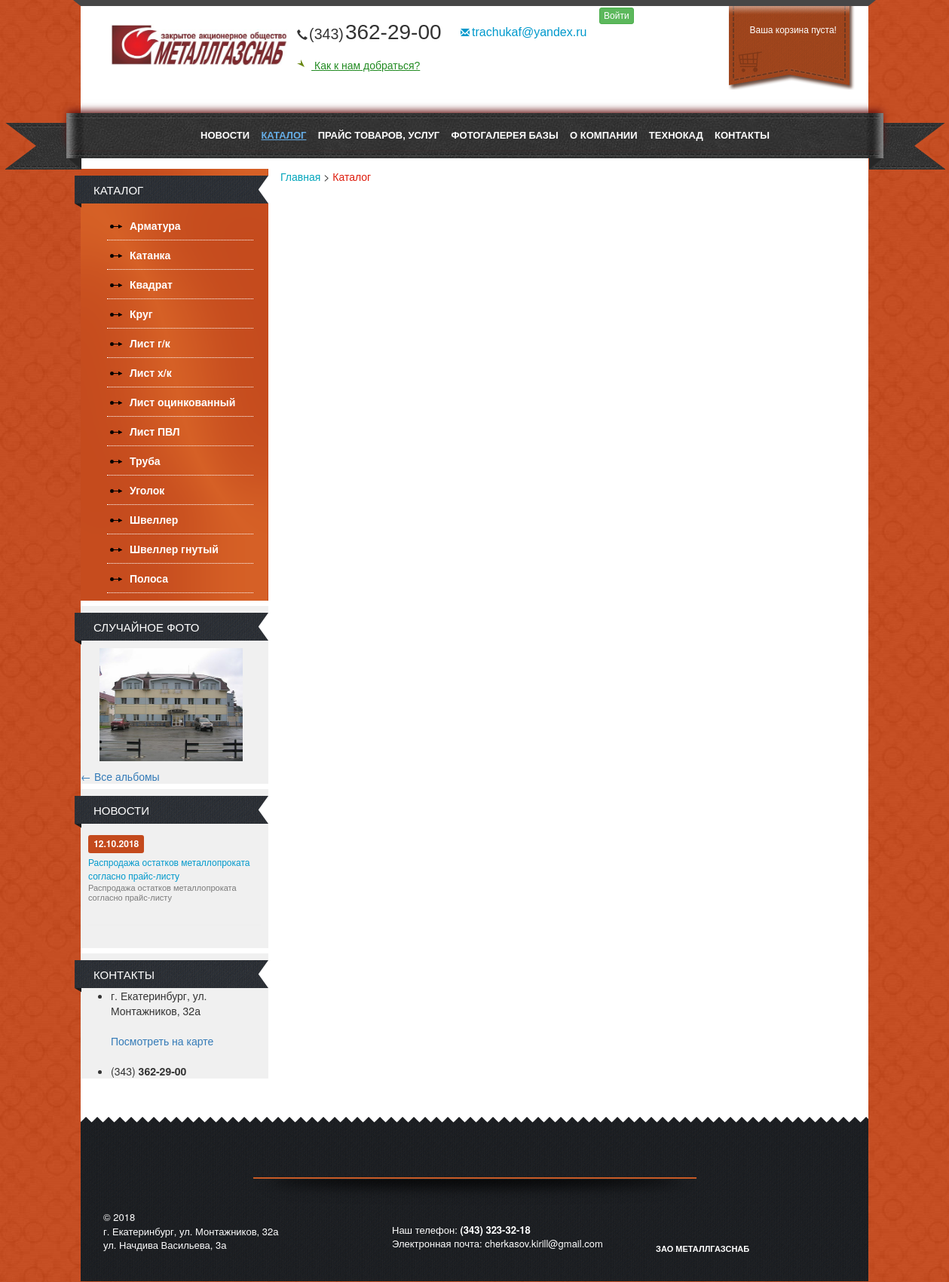
/catalogue/, run on the app's committed database.
### mainapp/models.py (models this page shows, shortened)
class TopMenu(models.Model):
    name = models.CharField(max_length=32, verbose_name="Наименовение")
    slug = models.SlugField(unique=True, verbose_name="Ссылка")
    visible = models.BooleanField(default=True, verbose_name="Видимость")
    desc = HTMLField(blank=True, null=True, verbose_name="Наполнение")
    image = models.ImageField(blank=True, null=True, verbose_name="Изображение")
    system = models.BooleanField(default=False, verbose_name="Системное")

class Organization(models.Model):
    logo = models.ImageField(upload_to='logo', verbose_name="Логотип")
    desc = HTMLField(verbose_name="О компании", blank=True, null=True)
    phone = models.CharField(max_length=64, blank=True, null=True, verbose_name="Телефон")
    phone_prefix = models.CharField(max_length=10, blank=True, null=True, verbose_name="Код города")
    email = models.CharField(max_length=256, blank=True, null=True, verbose_name="Электронная почта")
    contact_text = models.CharField(max_length=128, blank=True, null=True, verbose_name="Контактный текст")
    footer_email = models.EmailField(blank=True, null=True, verbose_name="Email в футере")
    footer_desc = models.TextField(blank=True, null=True, verbose_name="Описание в футере")
    footer_phone = models.CharField(max_length=64, blank=True, null=True, verbose_name="Телефон в футере")
    name = models.CharField(max_length=64, blank=True, null=True, verbose_name="Наименование")
    main_page_desc = HTMLField(blank=True, null=True, verbose_name="Текст внизу на главной странице")

class Category(models.Model):
    name = models.CharField(max_length=128, unique=True, verbose_name="Наименование")
    desc = HTMLField(blank=True, null=True, verbose_name="Описание")
    image = models.ImageField(upload_to='category', blank=True, null=True, verbose_name="Изображение")
    related = models.ManyToManyField('self', blank=True, verbose_name="Сопутствующие категории")
    is_active = models.BooleanField(blank=True, default=True, verbose_name='Активна')

class PhotoImage(models.Model):
    album = models.ForeignKey(PhotoAlbum, verbose_name="Альбом", on_delete=models.CASCADE,  blank=True, null=True)
    image = models.ImageField(verbose_name="Изображение", upload_to='album')
    desc = HTMLField(blank=True, null=True, verbose_name="Описание")
    name = models.CharField(max_length=128, verbose_name="Наименовение", blank=True, null=True)
    visible = models.BooleanField(default=True, verbose_name="Видимость")

class News(models.Model):
    name = models.CharField(max_length=256, verbose_name="Наименовение")
    desc = HTMLField(verbose_name="Содержание")
    date = models.DateTimeField(auto_now_add=True, blank=True)

### mainapp/views.py (the view)
# urls.py: path('catalogue/', catalogue),
def catalogue(request):
    context = get_common_context()
    context['breadcrumbs'].append(BreadCrumb('Каталог', 'catalogue'))
    context['page'] = 'catalogue'
    return render(request, 'catalogue.html', context)

### mainapp/views.py (called while the page is built)
def get_common_context():
    categories = Category.objects.all()
    menu_list = TopMenu.objects.all()
    breadcrumbs = [
        BreadCrumb('Главная', '/')
    ]
    organization = Organization.objects.all()[0]
    news = News.objects.all().order_by('date')
    if news:
        news = news[:1][0]
    album = random.choice(PhotoAlbum.objects.all())
    photo = random.choice(PhotoImage.objects.filter(album=album))
    return {'organization': organization, 'menu_list': menu_list, 'categories': categories, 'news': news,
            'random_photo': photo, 'breadcrumbs': breadcrumbs}

### templates/catalogue.html (shortened to what this page needs)
{% extends 'base.html' %}
{% load staticfiles %}

### templates/base.html (shortened to what this page needs)
{% load staticfiles %}
<!DOCTYPE html>
<html lang="en">
<head>
    {% block styles %}
        <link rel="stylesheet" href="{% static "css/base.css" %}"/>
        <link rel="stylesheet" href="{% static "css/bootstrap.css" %}"/>
        <link rel="stylesheet" href="{% static "css/bootstrap3.css" %}"/>
    {% endblock %}
</head>
<body>
<div class="wrap">
    <div class="header">
        <div class="header-topper">
            <span class="lside"></span>
            <span class="rside"></span>
        </div>
        <div class="main_menu">
            <div class="bg">
                <span class="lside"></span>
                <div class="aligner">
                    <ul>
                        {% for menu in menu_list %}
                            {% if menu.visible %}
                                <li>
                                    <a href="/{{ menu.slug }}/"
                                       class="{% if page == menu.slug %}active{% endif %}">{{ menu.name|upper }}</a>
                                </li>
                            {% endif %}
                        {% endfor %}
                    </ul>
                </div>
                <span class="rside"></span>
            </div>
        </div>
        <div class="aligner">
            <div class="bg">
                <div class="header-blocks">
                    <div class="item first">
                            <span>
                                <div class="logo">
                                    <a href="/">
                                        <img alt="MGS" src="{{ organization.logo.url }}"/>
                                    </a>
                                </div>
                            </span>
                    </div>
                    <div class="item second">
                            <span>
                                <div class="head-text">
                                    <span class="glyphicon glyphicon-earphone"></span><span>({{ organization.phone_prefix }})</span>{{ organization.phone }}
                                </div>
                                <br/>
                                <div>
                                    <a href="/contact/">
                                        <i class="ico ico-navigate"></i>
                                        {{ organization.contact_text|capfirst }}
                                    </a>
                                </div>
                            </span>
                    </div>
                    <div class="item third">
                            <span>
                                <div class="email">
                                    <a class="blue" href="mailto:{{ organization.email }}">
                                        <span class="glyphicon glyphicon-envelope"
                                              style="font-size: 12px; margin-right: 3px;"></span>{{ organization.email }}
                                    </a>
                                </div>
                            </span>
                    </div>
                    <div class="item fourth" style="width: 264px">
                        {% if not user.is_authenticated %}
                            <a href="/user/login/">
                                <button type="button" id="login" class="btn btn-success btn-xs">
                                    Войти
                                </button>
                            </a>
                        {% endif %}
                    </div>
                    <div class="item last" id="header-card">
                            <span style="padding-left: 15px;">
                                <div class="box cart_box">
                                    <div class="basket">
                                        Ваша корзина пуста!
                                    </div>
                                </div>
                            </span>
                    </div>
                </div>
            </div>
        </div>
    </div>
    <div class="bgr">
        <div class="aligner">
            <div class="main">
                <aside class="left">
                    <div class="box catalog">
                        <div class="title">
                            <span><a href="/catalog/">Каталог</a></span>
                        </div>
                        <div class="inner">
                            <ul class="menu">
                                {% for category in categories %}
                                    <li><span><a
                                            href="/category/{{ category.id }}">{{ category.name | capfirst }}</a></span>
                                    </li>
                                {% endfor %}
                            </ul>
                        </div>
                    </div>
                    <div class="box">
                        <div class="title">
                            <span>Случайное фото</span>
                        </div>
                        <div class="inner">
                            <div class="imgitem ib"><a
                                    href="{{ random_photo.image.url }}"
                                    class="popup" rel="gallery"><img alt="{{ random_photo.image.name }}"
                                                                     src="{{ random_photo.image.url }}">
                            </a></div>
                        </div>
                        <a href="/gallery/">← Все альбомы</a></div>
                    <div class="box news">
                        <div class="title">
                            <span><a href="/news/" style="color:inherit;">Новости</a></span>
                        </div>
                        <div class="inner">
                            <div class="news">
                                <div class="item">
                                    <div class="txt">
                                        <div class="date"><span style="font-size: 12px;"
                                                                class="label label-styled">{{ news.date|date:"d.m.Y" }}</span>
                                        </div>
                                        <a href="/news/{{ news.id }}">{{ news.name }}</a>
                                        <div class="desc">{{ news.desc | safe }}</div>
                                    </div>
                                </div>
                                <hr class="double dotted">
                            </div>
                        </div>
                    </div>
                    <section class="box contact">
                        <div class="title">
                            <a href="/contact/"><span>Контакты</span></a>
                        </div>
                        <div>
                            <ul>
                                <li class="icon adress">
                                    <span>
				<div>г. Екатеринбург, ул. Монтажников, 32а
                    </div>
				<br>
				<a href="/contact/">Посмотреть на карте</a>
			</span>
                                </li>
                                <br>
                                <li class="icon phone">
                                    <span><span>(343)</span><strong> 362-29-00</strong></span>
                                </li>
                            </ul>
                        </div>
                    </section>
                </aside>
                <div id="center">
                    {% block breadcrumbs %}
                        <div class="breadcrumbs">
                            {% for crumb in breadcrumbs %}
                                <a href="{{ crumb.href }}"
                                   {% if forloop.counter == breadcrumbs|length %}class="active"{% endif %}>{{ crumb.name|capfirst }}</a>
                                {% if forloop.counter != breadcrumbs|length %}&gt;{% endif %}
                            {% endfor %}
                        </div>
                    {% endblock %}
                </div>
            </div>
        </div>
    </div>
    <div class="spacer"></div>
    <div class="footer">
        <div class="bgr">
            <div class="inner">
                <div class="aligner">
                    <div class="shadow"></div>
                    <div class="footer-left">&copy; {% now "Y" %}<br/>{{ organization.footer_desc|safe }}</div>
                    <div class="footer-center">Наш телефон:
                        <b>({{ organization.phone_prefix }}) {{ organization.footer_phone }}</b><br/>
                        Электронная почта: <a
                                href="mailto:{{ organization.footer_email }}">{{ organization.footer_email }}</a>
                    </div>
                    <div class="footer-sticker"></div>
                    <div class="footer-create"><b><a href="/">{{ organization.name | upper }}</a></b>
                    </div>
                </div>
            </div>
        </div>
    </div>
</div>
</body>
</html>

### data on the page
TopMenu: name "НОВОСТИ"
TopMenu: name "КАТАЛОГ"
TopMenu: name "ПРАЙС ТОВАРОВ, УСЛУГ"
TopMenu: name "ФОТОГАЛЕРЕЯ БАЗЫ"
TopMenu: name "О КОМПАНИИ"
TopMenu: name "ТЕХНОКАД"
TopMenu: name "КОНТАКТЫ"
Organization: logo (picture), phone_prefix "343", phone "362-29-00", contact_text "Как к нам добраться?", email "trachukaf@yandex.ru", footer_desc "г. Екатеринбург, ул. Монтажников, 32а ул. Начдива Васильева, 3а", footer_phone "323-32-18", footer_email "cherkasov.kirill@gmail.com", name "ЗАО МЕТАЛЛГАЗСНАБ"
Category: name "Арматура"
Category: name "Катанка"
Category: name "Квадрат"
Category: name "Круг"
Category: name "Лист г/к"
Category: name "Лист х/к"
Category: name "Лист оцинкованный"
Category: name "Лист ПВЛ"
Category: name "Труба"
Category: name "Уголок"
Category: name "Швеллер"
Category: name "Швеллер гнутый"
Category: name "Полоса"
PhotoImage: image.name (picture)
News: date "12.10.2018", name "Распродажа остатков металлопроката согласно прайс-листу", desc "Распродажа остатков металлопроката согласно прайс-листу"

### other printed values
{{ crumb.name|capfirst }} "Главная" "Каталог"
